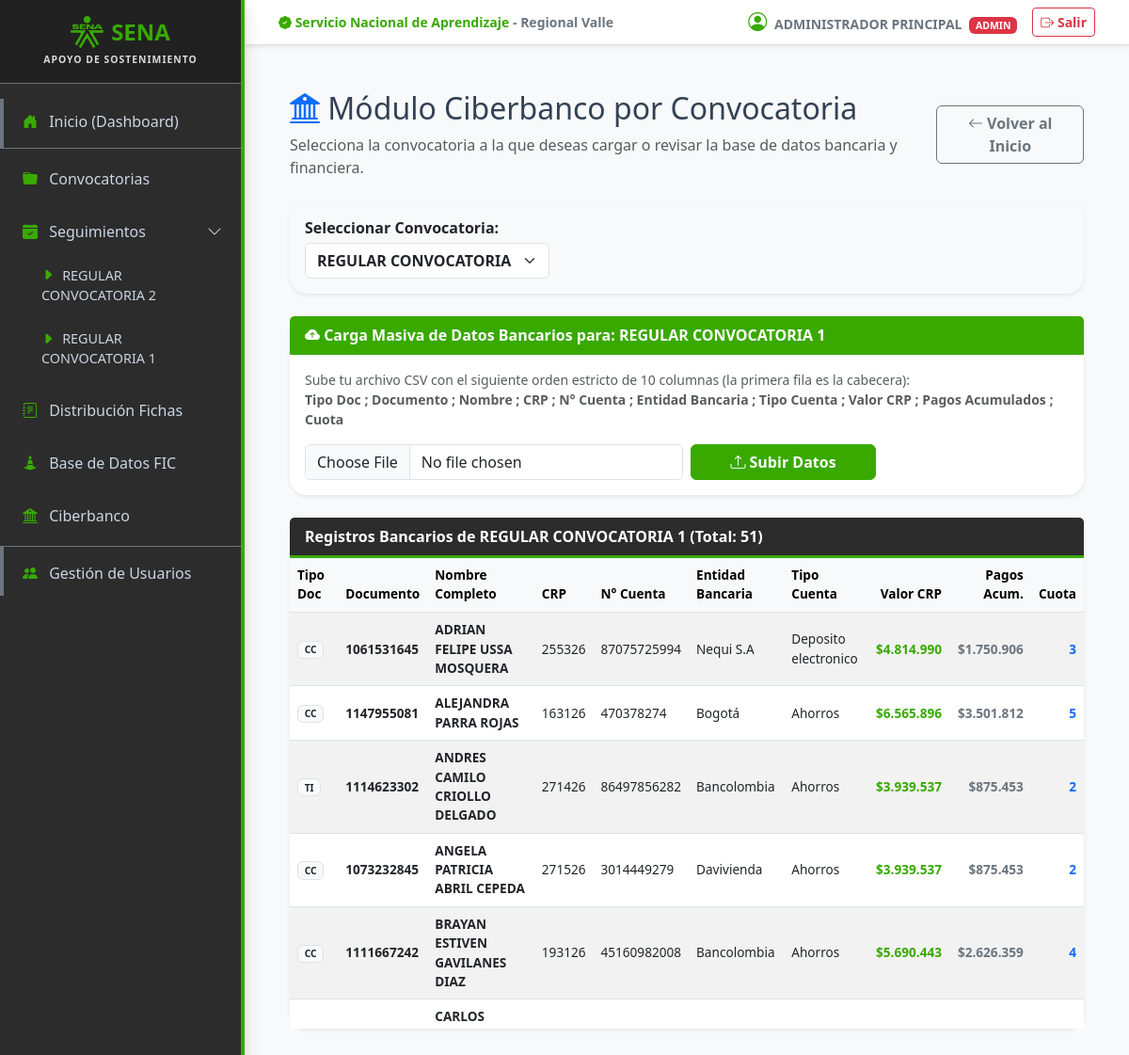
Screenshot of /modules/seguimiento/ciberbanco_convocatoria.php?convocatoria_id=1 (signed in) with the database file from the repository.
### tables this page shows
CREATE TABLE `convocatorias` (
  `id` int(10) UNSIGNED NOT NULL,
  `nombre` varchar(150) NOT NULL,
  `periodo` varchar(30) NOT NULL,
  `cupos` int(10) UNSIGNED NOT NULL DEFAULT 0,
  `presupuesto` decimal(15,2) NOT NULL DEFAULT 0.00,
  `created_at` timestamp NOT NULL DEFAULT current_timestamp()
);

CREATE TABLE `datos_bancarios_convocatoria` (
  `id` int(11) NOT NULL,
  `convocatoria_id` int(11) NOT NULL,
  `tipo_documento` varchar(10) DEFAULT NULL,
  `documento` varchar(20) NOT NULL,
  `nombre` varchar(150) DEFAULT NULL,
  `crp` varchar(50) DEFAULT NULL,
  `no_cuentas_bancarias` varchar(50) DEFAULT NULL,
  `entidad_bancaria` varchar(100) DEFAULT NULL,
  `tipo_cuenta_bancaria` varchar(50) DEFAULT NULL,
  `valor_crp` decimal(12,2) DEFAULT 0.00,
  `pagos_acumulados` decimal(12,2) DEFAULT 0.00,
  `cuota` varchar(20) DEFAULT NULL,
  `saldo_por_pagar` decimal(12,2) DEFAULT 0.00
);

### modules/seguimiento/ciberbanco_convocatoria.php (the view, shortened to what this page needs)
<?php
require_once '../../config/database.php';
require_once '../../includes/header.php';
$stmtConvs = $pdo->query("SELECT id, nombre FROM convocatorias ORDER BY id DESC");
$convocatorias = $stmtConvs->fetchAll(PDO::FETCH_ASSOC);
$convocatoria_id = $_GET['convocatoria_id'] ?? ($convocatorias[0]['id'] ?? null);
$convocatoria_nombre = "";
if ($convocatoria_id) {
    $stmtC = $pdo->prepare("SELECT nombre FROM convocatorias WHERE id = ?");
    $stmtC->execute([$convocatoria_id]);
    $convocatoria_nombre = $stmtC->fetchColumn();
}
$registros = [];
if ($convocatoria_id) {
    $stmtList = $pdo->prepare("SELECT * FROM datos_bancarios_convocatoria WHERE convocatoria_id = ? ORDER BY nombre ASC");
    $stmtList->execute([$convocatoria_id]);
    $registros = $stmtList->fetchAll(PDO::FETCH_ASSOC);
}
?>
<div class="container-fluid px-4 py-3">
    <div class="d-flex justify-content-between align-items-center mb-4">
        <div>
            <h2><i class="bi bi-bank2 text-primary"></i> Módulo Ciberbanco por Convocatoria</h2>
            <p class="text-muted mb-0">Selecciona la convocatoria a la que deseas cargar o revisar la base de datos bancaria y financiera.</p>
        </div>
        <a href="index.php" class="btn btn-outline-secondary fw-bold">
            <i class="bi bi-arrow-left"></i> Volver al Inicio
        </a>
    </div>
    <div class="card shadow-sm mb-4 border-0 bg-light">
        <div class="card-body">
            <form method="GET" class="row g-3 align-items-center">
                <div class="col-md-4">
                    <label class="fw-bold mb-1">Seleccionar Convocatoria:</label>
                    <select name="convocatoria_id" class="form-select fw-bold" onchange="this.form.submit()">
                        <?php foreach ($convocatorias as $conv): ?>
                            <option value="<?= $conv['id'] ?>" <?= $conv['id'] == $convocatoria_id ? 'selected' : '' ?>>
                                <?= htmlspecialchars($conv['nombre']) ?>
                            </option>
                        <?php endforeach; ?>
                    </select>
                </div>
            </form>
        </div>
    </div>
    <?php if ($convocatoria_id): ?>
        <div class="card shadow-sm border-success mb-4">
            <div class="card-header bg-success text-white fw-bold"><i class="bi bi-cloud-arrow-up-fill"></i> Carga Masiva de Datos Bancarios para: <?= htmlspecialchars($convocatoria_nombre) ?></div>
            <div class="card-body">
                <p class="text-muted small">
                    Sube tu archivo CSV con el siguiente orden estricto de 10 columnas (la primera fila es la cabecera):<br>
                    <b>Tipo Doc ; Documento ; Nombre ; CRP ; N° Cuenta ; Entidad Bancaria ; Tipo Cuenta ; Valor CRP ; Pagos Acumulados ; Cuota</b>
                </p>
                <form method="POST" enctype="multipart/form-data" class="row g-2 align-items-center">
                    <div class="col-md-6">
                        <input type="file" name="archivo_csv" class="form-control" accept=".csv" required>
                    </div>
                    <div class="col-md-3">
                        <button type="submit" name="subir_banco_convocatoria" class="btn btn-success fw-bold w-100"><i class="bi bi-upload"></i> Subir Datos</button>
                    </div>
                </form>
            </div>
        </div>
        <div class="card shadow-sm border-0">
            <div class="card-header bg-dark text-white fw-bold">Registros Bancarios de <?= htmlspecialchars($convocatoria_nombre) ?> (Total: <?= count($registros) ?>)</div>
            <div class="card-body p-0">
                <div class="table-responsive" style="max-height: 500px; overflow-y: auto;">
                    <table class="table table-striped table-hover mb-0 align-middle" style="font-size: 0.85em;">
                        <thead class="table-light sticky-top">
                            <tr>
                                <th>Tipo Doc</th>
                                <th>Documento</th>
                                <th>Nombre Completo</th>
                                <th>CRP</th>
                                <th>N° Cuenta</th>
                                <th>Entidad Bancaria</th>
                                <th>Tipo Cuenta</th>
                                <th class="text-end">Valor CRP</th>
                                <th class="text-end">Pagos Acum.</th>
                                <th class="text-end">Cuota</th>
                            </tr>
                        </thead>
                        <tbody>
                            <?php foreach ($registros as $reg): ?>
                                <tr>
                                    <td><span class="badge bg-light text-dark border"><?= htmlspecialchars($reg['tipo_documento']) ?></span></td>
                                    <td class="fw-bold"><?= htmlspecialchars($reg['documento']) ?></td>
                                    <td class="fw-bold text-uppercase"><?= htmlspecialchars($reg['nombre']) ?></td>
                                    <td><?= htmlspecialchars($reg['crp'] ?? '-') ?></td>
                                    <td><?= htmlspecialchars($reg['no_cuentas_bancarias'] ?? '-') ?></td>
                                    <td><?= htmlspecialchars($reg['entidad_bancaria'] ?? '-') ?></td>
                                    <td><?= htmlspecialchars($reg['tipo_cuenta_bancaria'] ?? '-') ?></td>
                                    <td class="text-end fw-bold text-success"><?= !empty($reg['valor_crp']) ? '$'.number_format($reg['valor_crp'], 0, ',', '.') : '-' ?></td>
                                    <td class="text-end fw-bold text-secondary"><?= !empty($reg['pagos_acumulados']) ? '$'.number_format($reg['pagos_acumulados'], 0, ',', '.') : '$0' ?></td>
                                    <td class="text-end fw-bold text-primary"><?= !empty($reg['cuota']) ? $reg['cuota'] : '-' ?></td>
                                </tr>
                            <?php endforeach; ?>
                        </tbody>
                    </table>
                </div>
            </div>
        </div>
    <?php endif; ?>
</div>
<?php require_once '../../includes/footer.php'; ?>

### includes/header.php (shortened to what this page needs)
<?php
$rol_actual = $_SESSION['rol'] ?? 'visualizador';
$nombre_usuario = $_SESSION['nombre'] ?? 'Usuario';
if (isset($pdo)) {
    $stmtSidebar = $pdo->query("SELECT id, nombre FROM convocatorias ORDER BY id DESC");
    $lista_convocatorias = $stmtSidebar->fetchAll(PDO::FETCH_ASSOC);
} else {
    $lista_convocatorias = [];
}
?>
<!DOCTYPE html>
<html lang="es">
<head>
    <link href="https://cdn.jsdelivr.net/npm/bootstrap@5.3.0/dist/css/bootstrap.min.css" rel="stylesheet">
    <link rel="stylesheet" href="https://cdn.jsdelivr.net/npm/bootstrap-icons@1.10.5/font/bootstrap-icons.css">
    <link rel="stylesheet" href="/seguimiento-regular/assets/css/sena.css">
</head>
<body>
<div class="d-flex" id="wrapper">
    <div class="text-white shadow" id="sidebar-wrapper">
        <div class="py-3 text-center border-bottom border-secondary mb-3 bg-black bg-opacity-25 px-2">
            <div class="d-flex align-items-center justify-content-center gap-2 mb-1">
                <img src="/seguimiento-regular/assets/img/logo_sena.webp" alt="Logo SENA" style="width: 35px; height: auto;">
                <span class="fw-bold fs-4 text-success m-0">SENA</span>
            </div>
            <div class="text-uppercase text-light small fw-bold" style="font-size: 0.65em; letter-spacing: 1px; opacity: 0.85;">
                Apoyo de Sostenimiento
            </div>
        </div>
        <a href="/seguimiento-regular/index.php" class="sidebar-link border-bottom border-secondary pb-3">
            <i class="bi bi-house-door-fill me-2 text-success"></i> Inicio (Dashboard)
        </a>
        <a href="/seguimiento-regular/modules/convocatorias/index.php" class="sidebar-link mt-2">
            <i class="bi bi-folder-fill me-2 text-success"></i> Convocatorias
        </a>
        <div class="mt-2">
            <a href="#menuSeguimiento" data-bs-toggle="collapse" class="sidebar-link d-flex justify-content-between align-items-center">
                <span><i class="bi bi-calendar-check-fill me-2 text-success"></i> Seguimientos</span>
                <i class="bi bi-chevron-down"></i>
            </a>
            <div class="collapse show" id="menuSeguimiento">
                <?php foreach ($lista_convocatorias as $c): ?>
                    <a href="/seguimiento-regular/modules/seguimiento/index.php?convocatoria_id=<?= $c['id'] ?>" class="sidebar-link submenu-link">
                        <i class="bi bi-caret-right-fill me-1 text-success"></i> <?= htmlspecialchars($c['nombre']) ?>
                    </a>
                <?php endforeach; ?>
            </div>
        </div>
        <div class="mt-2">
            <a href="/seguimiento-regular/modules/fichas/index.php" class="sidebar-link">
                <i class="bi bi-journal-text me-2 text-success"></i> Distribución Fichas
            </a>
        </div>
        <div class="mt-2">
            <a href="/seguimiento-regular/modules/fic/index.php" class="sidebar-link">
                <i class="bi bi-cone-striped me-2 text-success"></i> Base de Datos FIC
            </a>
        </div>
        <div class="mt-2">
            <a href="/seguimiento-regular/modules/ciberbanco/index.php" class="sidebar-link">
                <i class="bi bi-bank2 me-2 text-success"></i> Ciberbanco
            </a>
        </div>
        <?php if ($rol_actual === 'admin'): ?>
        <div class="mt-2">
            <a href="/seguimiento-regular/modules/usuarios/index.php" class="sidebar-link border-top border-secondary pt-3">
                <i class="bi bi-people-fill me-2 text-success"></i> Gestión de Usuarios
            </a>
        </div>
        <?php endif; ?>
    </div>
    <div id="page-content-wrapper" class="w-100 bg-light">
        <nav class="navbar navbar-expand-lg navbar-light bg-white border-bottom px-4 py-2 shadow-sm mb-4">
            <div class="container-fluid d-flex justify-content-between align-items-center">
                <div class="text-secondary small fw-bold">
                    <span class="text-success"><i class="bi bi-patch-check-fill"></i> Servicio Nacional de Aprendizaje</span> - Regional Valle
                </div>
                <div class="d-flex align-items-center gap-3">
                    <span class="text-secondary small">
                        <i class="bi bi-person-circle fs-5 me-1 text-success"></i>
                        <b><?= htmlspecialchars($nombre_usuario) ?></b>
                        <span class="badge bg-<?= $rol_actual === 'admin' ? 'danger' : ($rol_actual === 'gestor' ? 'success' : 'warning text-dark') ?> text-uppercase ms-1">
                            <?= $rol_actual ?>
                        </span>
                    </span>
                    <a href="/seguimiento-regular/logout.php" class="btn btn-outline-danger btn-sm fw-bold">
                        <i class="bi bi-box-arrow-right"></i> Salir
                    </a>
                </div>
            </div>
        </nav>
        <div class="container-fluid px-4 py-2">

### assets/css/sena.css (style rules this page uses)
:root { --sena-verde: #39A900; --sena-verde-dark: #2d8500; --sena-gris-oscuro: #2C2C2C; }
html, body { height: 100%; margin: 0; background-color: #f4f7fb !important; font-family: 'Segoe UI', Tahoma, Geneva, Verdana, sans-serif; color: #334155; }
#wrapper { display: flex; width: 100%; min-height: 100vh; align-items: stretch; }
#sidebar-wrapper { width: 260px; min-width: 260px; background-color: var(--sena-gris-oscuro) !important; border-right: 4px solid var(--sena-verde); position: sticky; top: 0; height: 100vh; overflow-y: auto; z-index: 1000; }
.sidebar-link { color: #cbd5e1; text-decoration: none; display: block; padding: 12px 20px; transition: 0.2s ease-in-out; border-left: 4px solid transparent; }
.submenu-link { padding-left: 40px; font-size: 0.9em; }
#page-content-wrapper { width: 100%; min-height: 100vh; overflow-x: hidden; display: flex; flex-direction: column; background-color: #f4f7fb; }
#page-content-wrapper > .container-fluid:last-child { flex: 1; }
.card { border: 0; border-radius: 18px; box-shadow: 0 8px 24px rgba(20,40,80,.08); height: auto !important; }
.card-header.bg-dark { background-color: var(--sena-gris-oscuro) !important; border-bottom: 3px solid var(--sena-verde); }
.btn-success, .bg-success { background-color: var(--sena-verde) !important; border-color: var(--sena-verde) !important; }
.text-success { color: var(--sena-verde) !important; }
.border-success { border-color: var(--sena-verde) !important; }

### rows the page displays
convocatorias: nombre "REGULAR CONVOCATORIA 2"
convocatorias: nombre "REGULAR CONVOCATORIA 1"
datos_bancarios_convocatoria: tipo_documento "CC", documento "1061531645", nombre "ADRIAN FELIPE USSA MOSQUERA", crp "255326", no_cuentas_bancarias "87075725994", entidad_bancaria "Nequi S.A", tipo_cuenta_bancaria "Deposito electronico", valor_crp "4.814.990", pagos_acumulados "1.750.906", cuota "3"
datos_bancarios_convocatoria: tipo_documento "CC", documento "1147955081", nombre "ALEJANDRA PARRA ROJAS", crp "163126", no_cuentas_bancarias "470378274", entidad_bancaria "Bogotá", tipo_cuenta_bancaria "Ahorros", valor_crp "6.565.896", pagos_acumulados "3.501.812", cuota "5"
datos_bancarios_convocatoria: tipo_documento "TI", documento "1114623302", nombre "ANDRES CAMILO CRIOLLO DELGADO", crp "271426", no_cuentas_bancarias "86497856282", entidad_bancaria "Bancolombia", tipo_cuenta_bancaria "Ahorros", valor_crp "3.939.537", pagos_acumulados "875.453", cuota "2"
datos_bancarios_convocatoria: tipo_documento "CC", documento "1073232845", nombre "ANGELA PATRICIA ABRIL CEPEDA", crp "271526", no_cuentas_bancarias "3014449279", entidad_bancaria "Davivienda", tipo_cuenta_bancaria "Ahorros", valor_crp "3.939.537", pagos_acumulados "875.453", cuota "2"
datos_bancarios_convocatoria: tipo_documento "CC", documento "1111667242", nombre "BRAYAN ESTIVEN GAVILANES DIAZ", crp "193126", no_cuentas_bancarias "45160982008", entidad_bancaria "Bancolombia", tipo_cuenta_bancaria "Ahorros", valor_crp "5.690.443", pagos_acumulados "2.626.359", cuota "4"
datos_bancarios_convocatoria: nombre "CARLOS…"

### other values shown
$nombre_usuario "ADMINISTRADOR PRINCIPAL"
$rol_actual "ADMIN"
count($registros) "51"
form field convocatoria_id "REGULAR CONVOCATORIA 1"
